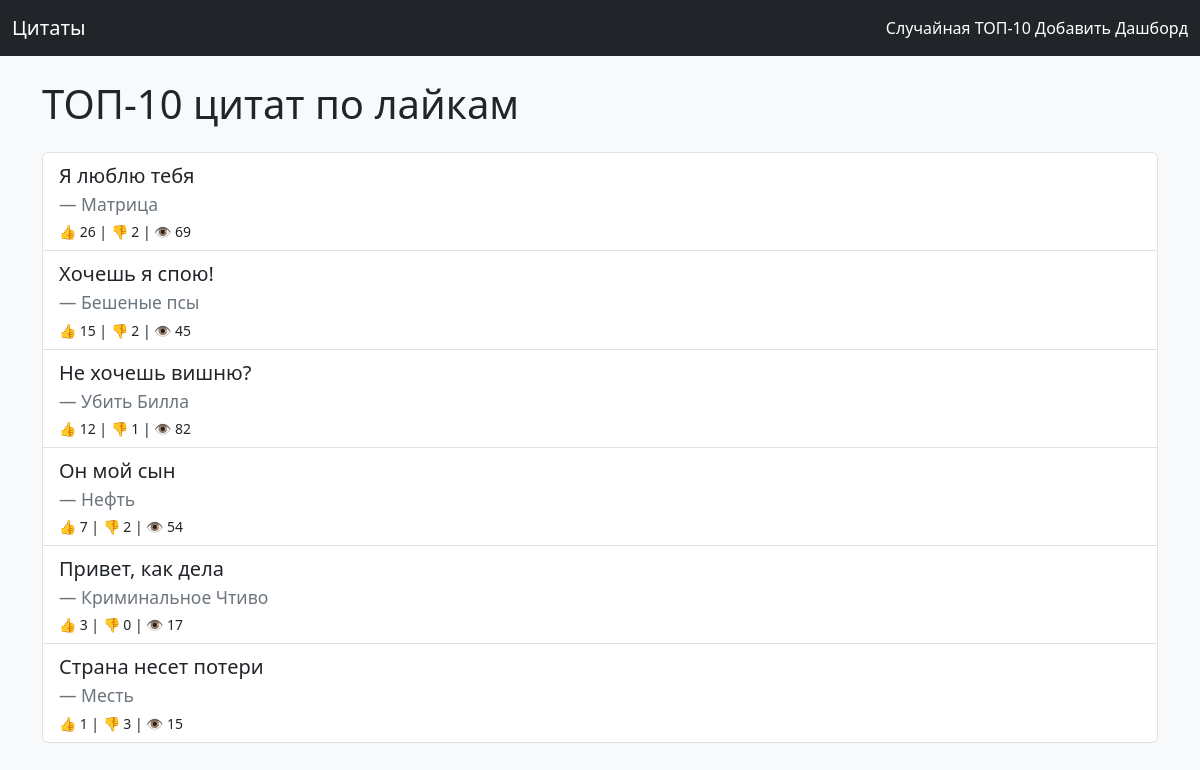
Before: /top/ with the older database file.
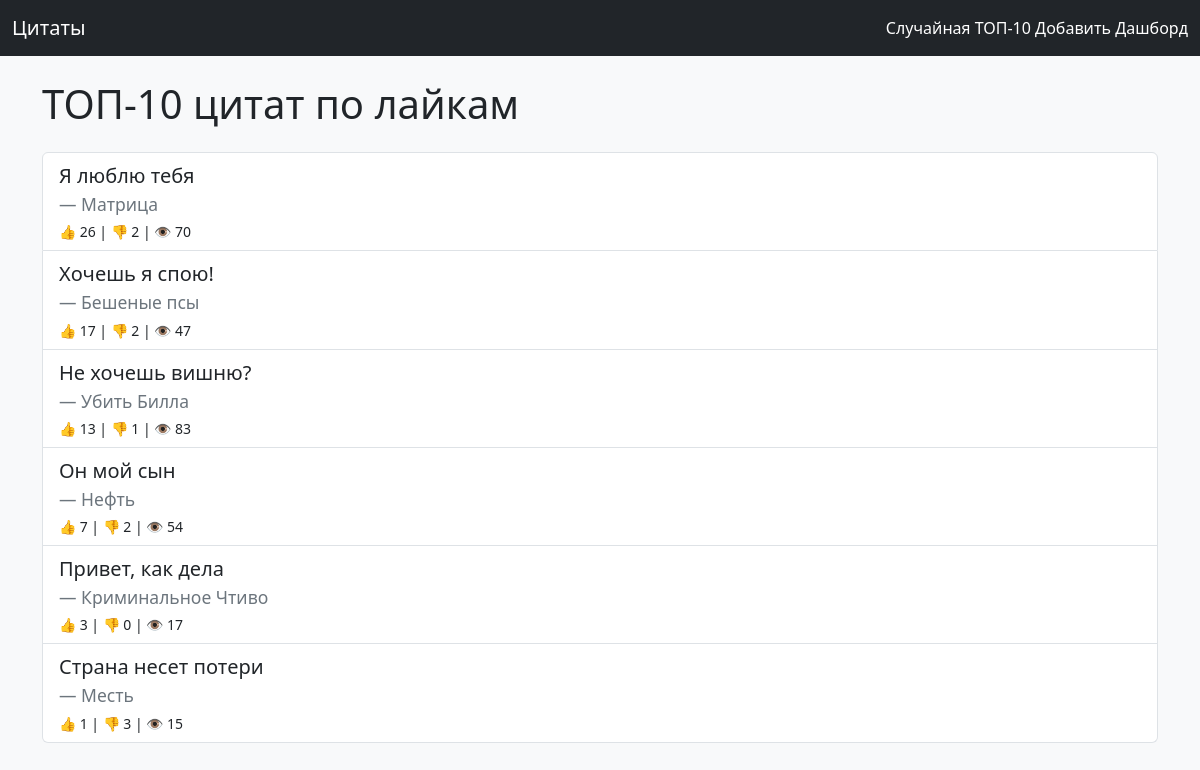
After: the same page with the newer database file.
### quotes/models.py (models this page shows, shortened)
class Quote(models.Model):
    text = models.TextField(unique=True)
    source = models.CharField(max_length=255)
    weight = models.PositiveIntegerField(default=1)
    views = models.PositiveIntegerField(default=0)
    likes = models.IntegerField(default=0)
    dislikes = models.IntegerField(default=0)
    created_at = models.DateTimeField(auto_now_add=True)
    class Meta:
        ordering = ["-created_at"]

### quotes/views.py (the view)
# urls.py: path("top/", views.top_quotes, name="top_quotes"),
def top_quotes(request):
    quotes = Quote.objects.order_by("-likes", "-views")[:10]
    return render(request, "quotes/top_quotes.html", {"quotes": quotes})

### quotes/templates/quotes/top_quotes.html (shortened to what this page needs)
{% extends "quotes/base.html" %}
{% block content %}
  <h1 class="mb-4">ТОП-10 цитат по лайкам</h1>
  <div class="list-group">
    {% for q in quotes %}
      <div class="list-group-item">
        <blockquote class="blockquote mb-1">
          <p>{{ q.text }}</p>
          <footer class="blockquote-footer">{{ q.source }}</footer>
        </blockquote>
        <small>👍 {{ q.likes }} | 👎 {{ q.dislikes }} | 👁 {{ q.views }}</small>
      </div>
    {% empty %}
      <div class="alert alert-warning">Нет цитат.</div>
    {% endfor %}
  </div>
{% endblock %}

Changed rows visible on the page:
changed Quote "Я люблю тебя": views "69" → "70"
changed Quote "Хочешь я спою!": likes "15" → "17"; views "45" → "47"
changed Quote "Не хочешь вишню?": likes "12" → "13"; views "82" → "83"
